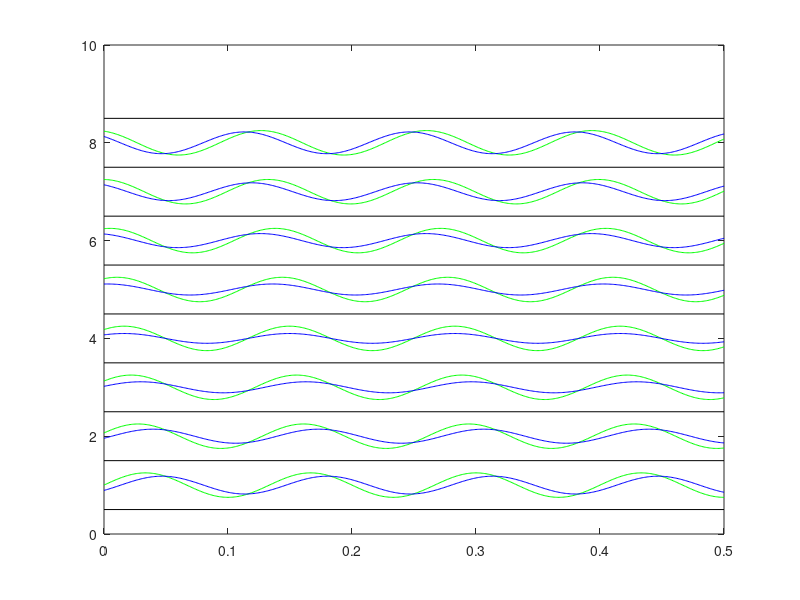

Write MATLAB code to recreate this figure.
% script makes some phase-offset sin waves, then subtracts various
%types of reference
% the idea is to see what sorts of phase-shifts are introduced by the
%subtraction

lambda = 10; % traveling-wave wavelength in best direction
freq = 7.5;  % temporal frequency
t = [0:1/1000:0.5];
pos = linspace(0,3,8);
ref_ind = 4;
ref_coef = 0.6
ref_phase_offset = 0;

[T,POS] = meshgrid(t,pos);

v = sin((2*pi).*( (freq .* T) + (POS ./ lambda) ) );  % n_tetrode by n_t array
v_ref = ref_coef .* sin((2*pi).*( (freq .* T(ref_ind,:)) + (POS(ref_ind,:) ./ lambda) + ref_phase_offset) );
v_sub = v - repmat(v_ref,numel(pos),1);

figure;

n_chan = size(v,1);
t_range = [min(t),max(t)];

y_box = [0:n_chan]';

for c = 1:(n_chan+1)
plot(t_range,[y_box(c) y_box(c)]+1/2,'k-');
hold on;
end

for c = 1:n_chan
plot(t,v(c,:)/4 + c,'g-');
plot(t,v_sub(c,:)/4 + c,'b-');
end